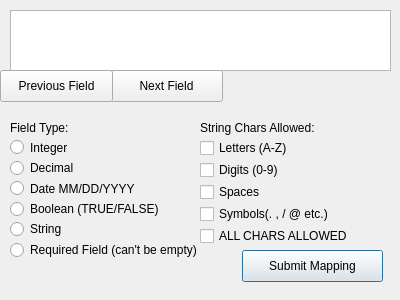
<?xml version="1.0" encoding="UTF-8"?>
<ui version="4.0">
 <class>Mapping</class>
 <widget class="QDialog" name="Mapping">
  <property name="geometry">
   <rect>
    <x>0</x>
    <y>0</y>
    <width>400</width>
    <height>300</height>
   </rect>
  </property>
  <property name="windowTitle">
   <string>Dialog</string>
  </property>
  <widget class="QPlainTextEdit" name="plainTextEdit">
   <property name="geometry">
    <rect>
     <x>10</x>
     <y>10</y>
     <width>381</width>
     <height>61</height>
    </rect>
   </property>
  </widget>
  <widget class="QPushButton" name="pushButton">
   <property name="geometry">
    <rect>
     <x>110</x>
     <y>70</y>
     <width>113</width>
     <height>32</height>
    </rect>
   </property>
   <property name="text">
    <string>Next Field</string>
   </property>
   <property name="autoDefault">
    <bool>false</bool>
   </property>
  </widget>
  <widget class="QPushButton" name="pushButton_2">
   <property name="geometry">
    <rect>
     <x>0</x>
     <y>70</y>
     <width>113</width>
     <height>32</height>
    </rect>
   </property>
   <property name="text">
    <string>Previous Field</string>
   </property>
   <property name="autoDefault">
    <bool>false</bool>
   </property>
  </widget>
  <widget class="QLabel" name="label">
   <property name="geometry">
    <rect>
     <x>10</x>
     <y>120</y>
     <width>121</width>
     <height>16</height>
    </rect>
   </property>
   <property name="text">
    <string>Field Type:</string>
   </property>
  </widget>
  <widget class="QPushButton" name="pushButton_3">
   <property name="geometry">
    <rect>
     <x>242</x>
     <y>250</y>
     <width>141</width>
     <height>32</height>
    </rect>
   </property>
   <property name="text">
    <string>Submit Mapping</string>
   </property>
  </widget>
  <widget class="QRadioButton" name="radioButton_6">
   <property name="geometry">
    <rect>
     <x>10</x>
     <y>240</y>
     <width>221</width>
     <height>20</height>
    </rect>
   </property>
   <property name="text">
    <string>Required Field (can't be empty)</string>
   </property>
  </widget>
  <widget class="QLabel" name="label_2">
   <property name="geometry">
    <rect>
     <x>200</x>
     <y>120</y>
     <width>151</width>
     <height>16</height>
    </rect>
   </property>
   <property name="text">
    <string>String Chars Allowed:</string>
   </property>
  </widget>
  <widget class="QWidget" name="">
   <property name="geometry">
    <rect>
     <x>10</x>
     <y>140</y>
     <width>166</width>
     <height>96</height>
    </rect>
   </property>
   <layout class="QVBoxLayout" name="verticalLayout">
    <item>
     <widget class="QRadioButton" name="radioButton">
      <property name="text">
       <string>Integer</string>
      </property>
     </widget>
    </item>
    <item>
     <widget class="QRadioButton" name="radioButton_2">
      <property name="text">
       <string>Decimal</string>
      </property>
     </widget>
    </item>
    <item>
     <widget class="QRadioButton" name="radioButton_3">
      <property name="text">
       <string>Date MM/DD/YYYY</string>
      </property>
     </widget>
    </item>
    <item>
     <widget class="QRadioButton" name="radioButton_4">
      <property name="text">
       <string>Boolean (TRUE/FALSE)</string>
      </property>
     </widget>
    </item>
    <item>
     <widget class="QRadioButton" name="radioButton_5">
      <property name="text">
       <string>String</string>
      </property>
     </widget>
    </item>
   </layout>
  </widget>
  <widget class="QWidget" name="">
   <property name="geometry">
    <rect>
     <x>200</x>
     <y>140</y>
     <width>163</width>
     <height>104</height>
    </rect>
   </property>
   <layout class="QVBoxLayout" name="verticalLayout_2">
    <item>
     <widget class="QCheckBox" name="checkBox">
      <property name="text">
       <string>Letters (A-Z)</string>
      </property>
     </widget>
    </item>
    <item>
     <widget class="QCheckBox" name="checkBox_2">
      <property name="text">
       <string>Digits (0-9)</string>
      </property>
     </widget>
    </item>
    <item>
     <widget class="QCheckBox" name="checkBox_3">
      <property name="text">
       <string>Spaces</string>
      </property>
     </widget>
    </item>
    <item>
     <widget class="QCheckBox" name="checkBox_4">
      <property name="text">
       <string>Symbols(. , / @ etc.)</string>
      </property>
     </widget>
    </item>
    <item>
     <widget class="QCheckBox" name="checkBox_5">
      <property name="text">
       <string>ALL CHARS ALLOWED</string>
      </property>
     </widget>
    </item>
   </layout>
  </widget>
 </widget>
 <resources/>
 <connections/>
</ui>
